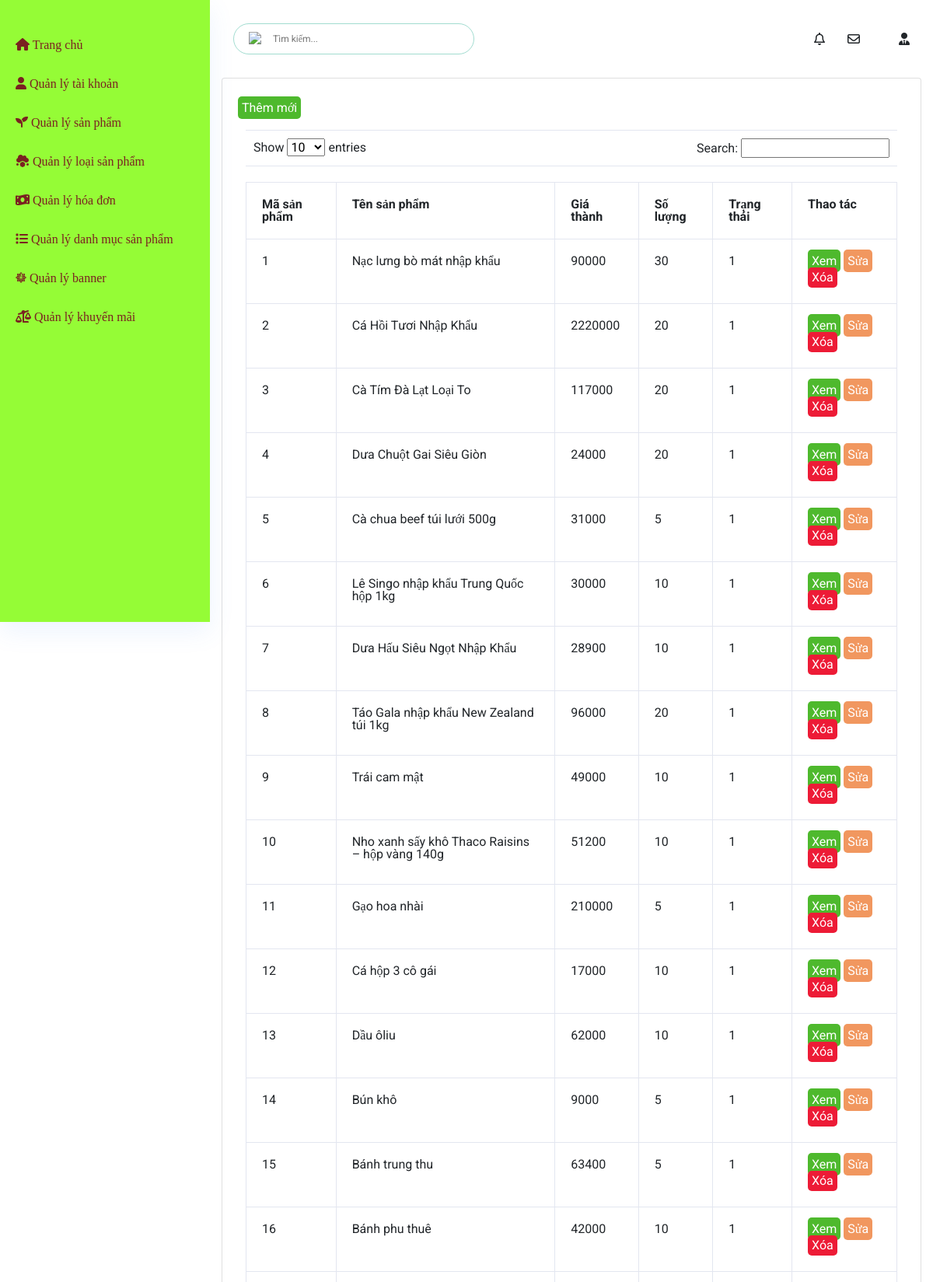
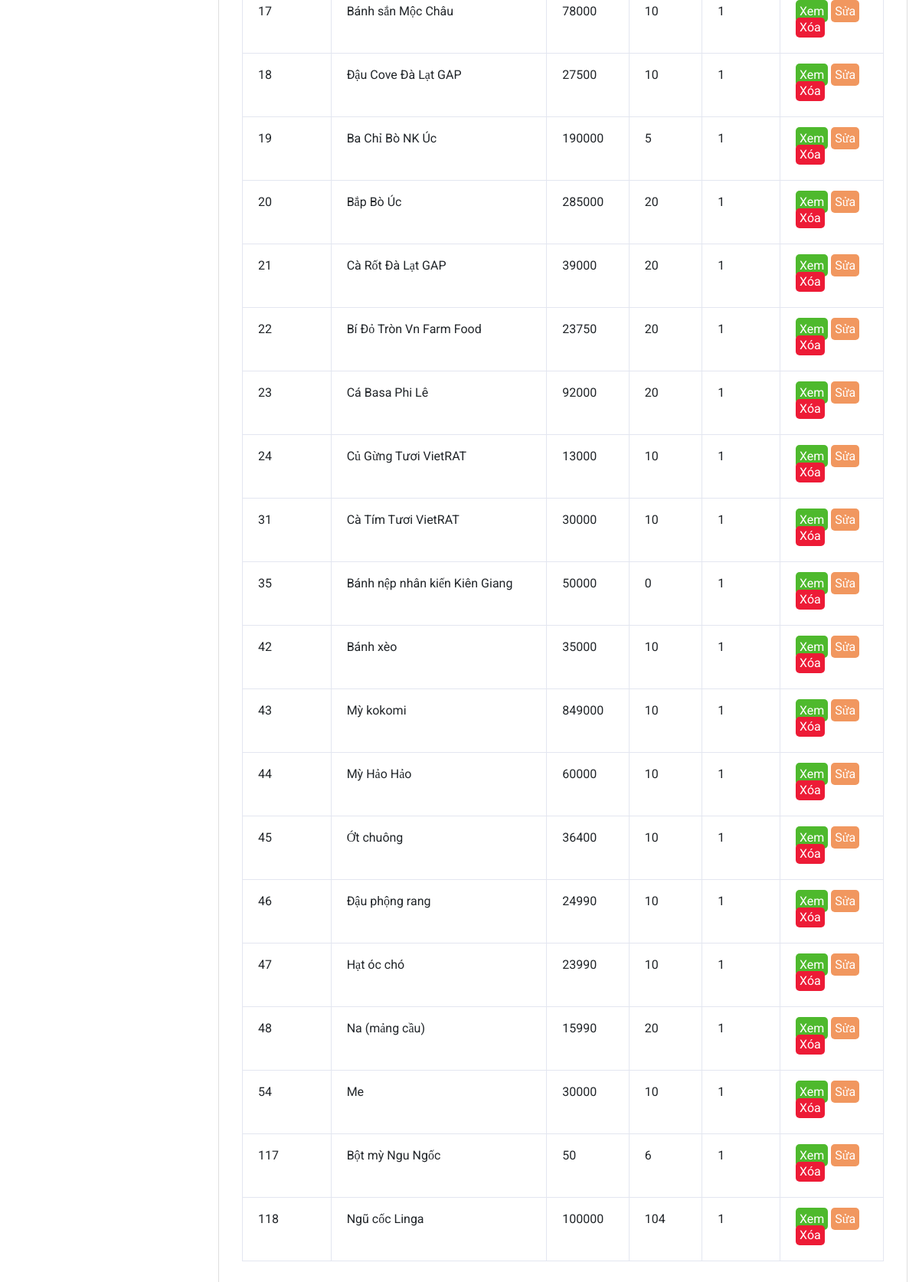
/Admin/index.php?mod=sanpham, run on the app's committed database (2 pictures, top to bottom).
### tables this page shows
CREATE TABLE `sanpham` (
  `MaSP` int(11) NOT NULL,
  `MaLSP` int(11) NOT NULL,
  `TenSP` varchar(70) NOT NULL,
  `DonGia` int(11) NOT NULL,
  `SoLuong` int(10) UNSIGNED NOT NULL DEFAULT 1,
  `MaKM` int(11) NOT NULL,
  `SoSao` int(11) NOT NULL,
  `SoDanhGia` int(11) NOT NULL,
  `TrangThai` int(11) NOT NULL,
  `ThoiGian` datetime DEFAULT NULL,
  `giaCu` int(11) NOT NULL
);

### Admin/Controllers/ProductController.php (called while the page is built, shortened)
<?php
class ProductController
{
    var $product_model;
    public function __construct()
    {
        $this->product_model = new product();
    }
    public function list()
    {
        $data_product = $this->product_model->all();
        require_once("Views/indexAD.php");
    }
}

### Admin/Models/connection.php (called while the page is built, shortened)
<?php
    class connection{
        function __construct()
        {
            $severname ="localhost";
            $username ="root";
            $password ="";
            $db_name ="webfood";
            $this->conn = new mysqli($severname,$username,$password,$db_name);
        }
    }
?>

### Admin/Models/model.php (called while the page is built, shortened)
<?php
require_once("connection.php");
class Model
{
    var $table;
    var $contens;
    function __construct()
    {
        $conn_obj = new Connection();
        $this->conn = $conn_obj->conn;
    }
    function all(){
        $query = "select * from $this->table ORDER BY $this->contens ASC";
        require("result.php");
        return $data;
   }
}
?>

### Admin/Models/result.php (called while the page is built)
<?php
$result = $this->conn->query($query);
$data = array();
while ($row = $result->fetch_assoc()) {
    $data[] = $row;
}
?>

### Admin/Views/product/productad.php (the view, shortened to what this page needs)
<div class="add-product-form">
<a class ="btn-addproduct" href="?mod=sanpham&act=add"> Thêm mới</a>
<div class="head-tableProduct">
    <div class="head-tableProduct_content">
        <Span>Show</Span>
        <select name="" id="">
            <option value="10">10</option>
        </select>
        <span>entries</span>
    </div>
    <div class="head-tableProduct_content">
        <Span>Search:</Span>
        <input type="text">
    </div>
</div>
<table class ="product-table">
    <tr>
        <th>Mã sản phẩm</th>
        <th>Tên sản phẩm</th>
        <th>Giá thành</th>
        <th>Số lượng</th>
        <th>Trạng thái</th>
        <th>Thao tác</th>
    </tr>
   <?php foreach($data_product as $value){ ?>
            <tr>
            <td><?= $value['MaSP']?></td>
            <td><?= $value['TenSP'] ?></td>
            <td><?= $value['DonGia'] ?></td>
            <td><?= $value['SoLuong'] ?></td>
            <td><?= $value['TrangThai'] ?></td>
            <td>
                <div class="">
                <a class="btn-addproduct btnUpdate--view">Xem</a>
                    <a href="?mod=sanpham&act=edit&idsp=<?= $value['MaSP']?>" class="btn-addproduct btn--edit">Sửa</a>
                    <a href="?mod=sanpham&act=delete&idsp=<?= $value['MaSP']?>" class="btn-addproduct btnUpdate--delete" onclick="return confirm('Bạn có thật sự muốn xóa ?');" type="button" class="btn-addproduct btn-block btn--delete">Xóa</a>
                </div>
            </td>
        </tr>
    <?php   }?>
</table>
</div>

### Admin/Public/css/style.css (style rules this page uses)
:root { --cl-green: #4eb92d; --cl-red: #ed1b36; --cl-orange: #f1975f; --cl-text: #686868; --cl-title: #1e1e1e; }
body { width: 100%; height: 100%; box-sizing: border-box; overflow-x: hidden; font-family: 'Roboto', 'sans-serif'; }
html { font-size: 62.5%; line-height: 1.6; }
a { color: #1e1e1e; }

### public/css/product.css (style rules this page uses)
.product-table { max-width: 100%; margin: 10px; margin-top: 20px; border-radius: 2px; }
.product-table th,td { border: #e3e6f0 solid 1px; padding: 20px; }
.head-tableProduct { padding:10px 10px; border-top: #e3e6f0 solid 1px; border-bottom: #e3e6f0 solid 1px; margin: 20px 10px; display: flex; justify-content: space-between; }
.btnUpdate--delete.btn-addproduct { background-color: var(--cl-red); }
.btn-addproduct { outline: none; min-width: fit-content; max-width: 40px; color: #ffff !important; background-color: var(--cl-green); text-align: center; padding: 5px; border-radius: 5px ; }
.btn--edit { background-color: var(--cl-orange); }
.add-product-form { margin-top: 10px; width: 100%; }

### data on the page
sanpham: MaSP "1", TenSP "Nạc lưng bò mát nhập khẩu", DonGia "90000", SoLuong "30", TrangThai "1"
sanpham: MaSP "2", TenSP "Cá Hồi Tươi Nhập Khẩu", DonGia "2220000", SoLuong "20", TrangThai "1"
sanpham: MaSP "3", TenSP "Cà Tím Đà Lạt Loại To", DonGia "117000", SoLuong "20", TrangThai "1"
sanpham: MaSP "4", TenSP "Dưa Chuột Gai Siêu Giòn", DonGia "24000", SoLuong "20", TrangThai "1"
sanpham: MaSP "5", TenSP "Cà chua beef túi lưới 500g", DonGia "31000", SoLuong "5", TrangThai "1"
sanpham: MaSP "6", TenSP "Lê Singo nhập khẩu Trung Quốc hộp 1kg", DonGia "30000", SoLuong "10", TrangThai "1"
sanpham: MaSP "7", TenSP "Dưa Hấu Siêu Ngọt Nhập Khẩu", DonGia "28900", SoLuong "10", TrangThai "1"
sanpham: MaSP "8", TenSP "Táo Gala nhập khẩu New Zealand túi 1kg", DonGia "96000", SoLuong "20", TrangThai "1"
sanpham: MaSP "9", TenSP "Trái cam mật", DonGia "49000", SoLuong "10", TrangThai "1"
sanpham: MaSP "10", TenSP "Nho xanh sấy khô Thaco Raisins – hộp vàng 140g", DonGia "51200", SoLuong "10", TrangThai "1"
sanpham: MaSP "11", TenSP "Gạo hoa nhài", DonGia "210000", SoLuong "5", TrangThai "1"
sanpham: MaSP "12", TenSP "Cá hộp 3 cô gái", DonGia "17000", SoLuong "10", TrangThai "1"
sanpham: MaSP "13", TenSP "Dầu ôliu", DonGia "62000", SoLuong "10", TrangThai "1"
sanpham: MaSP "14", TenSP "Bún khô", DonGia "9000", SoLuong "5", TrangThai "1"
sanpham: MaSP "15", TenSP "Bánh trung thu", DonGia "63400", SoLuong "5", TrangThai "1"
sanpham: MaSP "16", TenSP "Bánh phu thuê", DonGia "42000", SoLuong "10", TrangThai "1"
sanpham: MaSP "17", TenSP "Bánh sắn Mộc Châu", DonGia "78000", SoLuong "10", TrangThai "1"
sanpham: MaSP "18", TenSP "Đậu Cove Đà Lạt GAP", DonGia "27500", SoLuong "10", TrangThai "1"
sanpham: MaSP "19", TenSP "Ba Chỉ Bò NK Úc", DonGia "190000", SoLuong "5", TrangThai "1"
sanpham: MaSP "20", TenSP "Bắp Bò Úc", DonGia "285000", SoLuong "20", TrangThai "1"
sanpham: MaSP "21", TenSP "Cà Rốt Đà Lạt GAP", DonGia "39000", SoLuong "20", TrangThai "1"
sanpham: MaSP "22", TenSP "Bí Đỏ Tròn Vn Farm Food", DonGia "23750", SoLuong "20", TrangThai "1"
sanpham: MaSP "23", TenSP "Cá Basa Phi Lê", DonGia "92000", SoLuong "20", TrangThai "1"
sanpham: MaSP "24", TenSP "Củ Gừng Tươi VietRAT", DonGia "13000", SoLuong "10", TrangThai "1"
sanpham: MaSP "31", TenSP "Cà Tím Tươi VietRAT", DonGia "30000", SoLuong "10", TrangThai "1"
sanpham: MaSP "35", TenSP "Bánh nệp nhân kiến Kiên Giang", DonGia "50000", SoLuong "0", TrangThai "1"
sanpham: MaSP "42", TenSP "Bánh xèo", DonGia "35000", SoLuong "10", TrangThai "1"
sanpham: MaSP "43", TenSP "Mỳ kokomi", DonGia "849000", SoLuong "10", TrangThai "1"
sanpham: MaSP "44", TenSP "Mỳ Hảo Hảo", DonGia "60000", SoLuong "10", TrangThai "1"
sanpham: MaSP "45", TenSP "Ớt chuông", DonGia "36400", SoLuong "10", TrangThai "1"
sanpham: MaSP "46", TenSP "Đậu phộng rang", DonGia "24990", SoLuong "10", TrangThai "1"
sanpham: MaSP "47", TenSP "Hạt óc chó", DonGia "23990", SoLuong "10", TrangThai "1"
sanpham: MaSP "48", TenSP "Na (mảng cầu)", DonGia "15990", SoLuong "20", TrangThai "1"
sanpham: MaSP "54", TenSP "Me", DonGia "30000", SoLuong "10", TrangThai "1"
sanpham: MaSP "117", TenSP "Bột mỳ Ngu Ngốc", DonGia "50", SoLuong "6", TrangThai "1"
sanpham: MaSP "118", TenSP "Ngũ cốc Linga", DonGia "100000", SoLuong "104", TrangThai "1"
